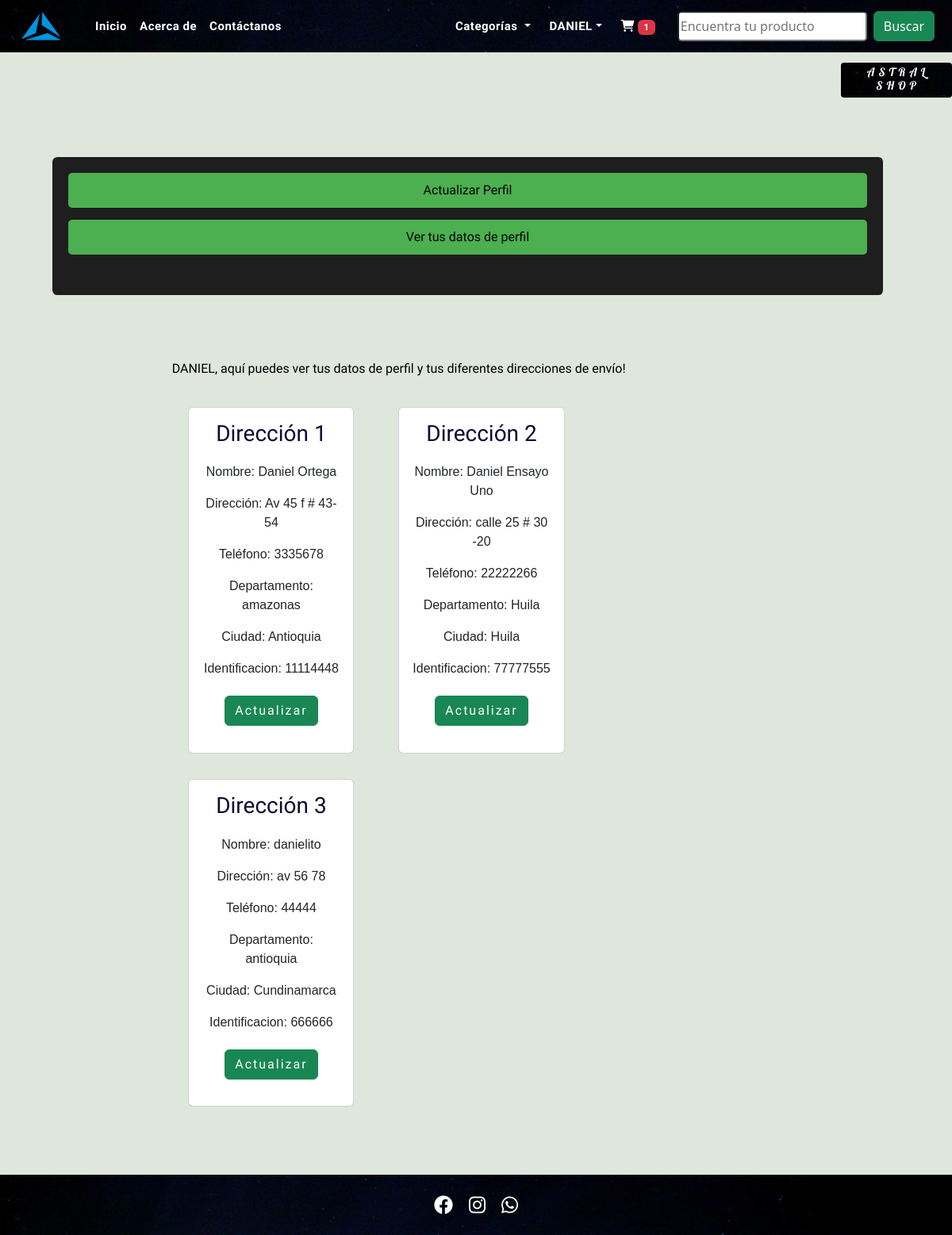
The page /address/ (signed in) on the database its author committed.
### app/models.py (models this page shows, shortened)
class Customer(models.Model):
    user = models.ForeignKey(User,on_delete=models.CASCADE)
    nombre = models.CharField(max_length=200)
    direccion = models.CharField(max_length=200)
    telefono = models.IntegerField(default=0)
    departamento = models.CharField(max_length=200)
    identificacion = models.IntegerField()
    ciudad = models.CharField(choices=STATE_CHOICES, max_length=100)
    class Meta:
        verbose_name_plural = "Administradores"

### app/views.py (the view)
# urls.py: path('address/', views.address,name='address'),
@login_required
def address(request):
        add = Customer.objects.filter(user=request.user)
        totalitem = 0
        wishitem = 0
        if request.user.is_authenticated:
            totalitem = len(Cart.objects.filter(user=request.user))
            wishitem = len(Wishlist.objects.filter(user=request.user))
        return render(request, 'app/address.html',locals())

### app/templates/app/address.html (shortened to what this page needs)
{% extends 'app/base.html' %}
{% load static %}
{% block main-content %}
    <div class="my-container-logo">
        <div class="presentacion-logo">
            <h1>Astral Shop</h1>
        </div>
    </div>
    <div class="profile-container my-5">
        <div class="row">
            <div class="col-sm-2 border-end">
                <ul class="list-unstyled">
                    <li class="d-grid"><a href="{% url 'profile' %}" class="btn btn-custom-primary">Actualizar Perfil</a></li>
                    <li class="d-grid"><a href="{% url 'address' %}" class="btn btn-custom-secondary">Ver tus datos de perfil</a></li>
                </ul>
            </div>
            <div class="col-sm-8 offset-sm-1">
                <br><br>
                <h4><span style="text-transform: uppercase;">{{request.user}}, </span>aquí puedes ver tus datos de perfil y tus diferentes direcciones de envío!</h4>
                <div class="col-sm-9 offset-sm-1">
                    <div class="row">
                        {% for ad in add %}
                        <div class="col-sm-6">
                            <div class="card m-3">
                                <div class="card-body">
                                    <h3>Dirección {{forloop.counter}}</h3>
                                    <p>Nombre: {{ad.nombre}}</p>
                                    <p>Dirección: {{ad.direccion}}</p>
                                    <p>Teléfono: {{ad.telefono}}</p>
                                    <p>Departamento: {{ad.departamento}}</p>
                                    <p>Ciudad: {{ad.ciudad}}</p>
                                    <p>Identificacion: {{ad.identificacion}}</p>
                                    <p class="text-center"><a href="{% url 'updateAddress' pk=ad.id %}" type="button" class="btn btn-success">Actualizar</a></p>
                                </div>
                            </div>
                        </div>
                        {% endfor %}
                    </div>
                </div>
            </div>
        </div>
    </div>
{% endblock main-content %}

### app/templates/app/base.html (shortened to what this page needs)
<!DOCTYPE html>
{% load static %}
<html lang="en">
<head>
    <link href="https://cdn.jsdelivr.net/npm/bootstrap@5.3.2/dist/css/bootstrap.min.css" rel="stylesheet">
    <link href="https://cdnjs.cloudflare.com/ajax/libs/select2/4.0.13/css/select2.min.css" rel="stylesheet" />
    <link rel="stylesheet" href="https://cdnjs.cloudflare.com/ajax/libs/font-awesome/6.0.0/css/all.min.css"
>
    <link rel="stylesheet" href="{% static 'app/css/owl.carousel.min.css' %}">
    <link rel="stylesheet" href="{% static 'src/bundle.css' %}">
    <link rel="stylesheet" href="{% static 'app/css/styles.css' %}">
</head>
<body class="dark">
    <nav class="navbar navbar-expand-lg navbar-dark" id='navbar'>
        <div class="container-fluid">
            <a href="/">
                <img src="{% static 'assets/images/icons/logolili.png' %}" width='60' height='50'>
            </a>
            <div class="collapse navbar-collapse" id="navbarSupportedContent">
                <ul class="navbar-nav me-auto mb-2 mb-lg-0 pc-only">
                    <li class="nav-item">
                        <a class="nav-link active" aria-current="page" href="/">Inicio</a>
                    </li>
                    <li class="nav-item">
                        <a class="nav-link active" href="{% url 'about' %}">Acerca de</a>
                    </li>
                    <li class="nav-item">
                        <a class="nav-link active" href="{% url 'contact' %}">Contáctanos</a>
                    </li>
                </ul>
                <ul class="navbar-nav">
                    <li class="nav-item dropdown">
                        <a class="nav-link dropdown-toggle active" href="#" role="button" data-bs-toggle="dropdown" aria-expanded="false">
                            Categorías
                        </a>
                    </li>
                    <li class="nav-item dropdown mx-2">
                        {% if request.user.is_authenticated %}
                        <a class="nav-link dropdown-toggle active" href="#" id="profileDropdown" role="button" data-bs-toggle="dropdown" aria-expanded="false">{{user|upper}}</a>
                    </li>
                    <li class="nav-item">
                        <a href="{% url 'showcart' %}" class="nav-link active">
                            <i class="fas fa-shopping-cart"></i>
                            <span class="badge bg-danger">{% if totalitem > 0 %}{{totalitem}}{% endif %}</span>
                        </a>
                    </li>
                </ul>
                <form class="d-flex" role="search" action="/search">
                    <input class="form-control-1 me-2" type="search" placeholder="Encuentra tu producto" name="search" aria-label="Search">
                    <button class="btn btn-outline-success active" type="submit">Buscar</button>
                </form>
                {% endif %}
            </div>
        </div>
    </nav>
      {% block main-content %} {% endblock main-content %}
        <footer class="footer">
            <div class="social-icons">
                <a href="https://www.facebook.com/profile.php?id=100060375376089" class="icon" target="_blank"><i class="fab fa-facebook"></i></a>
                <a href="https://www.instagram.com/_astralshopp/" class="icon" target="_blank"><i class="fab fa-instagram"></i></a>
                <a href="https://api.whatsapp.com/send?phone=573017753925" class="icon" target="_blank"><i class="fab fa-whatsapp"></i></a>
            </div>
        </footer>
</body>
</html>

### rows shown on the page
Customer: nombre "Daniel Ortega", direccion "Av 45 f # 43-54", telefono "3335678", departamento "amazonas", ciudad "Antioquia", identificacion "11114448"
Customer: nombre "Daniel Ensayo Uno", direccion "calle 25 # 30 -20", telefono "22222266", departamento "Huila", ciudad "Huila", identificacion "77777555"
Customer: nombre "danielito", direccion "av 56 78", telefono "44444", departamento "antioquia", ciudad "Cundinamarca", identificacion "666666"

### other values the page prints
{{ user|upper }} "DANIEL"
{{ totalitem }} "1"
{{ request.user }} "DANIEL"
